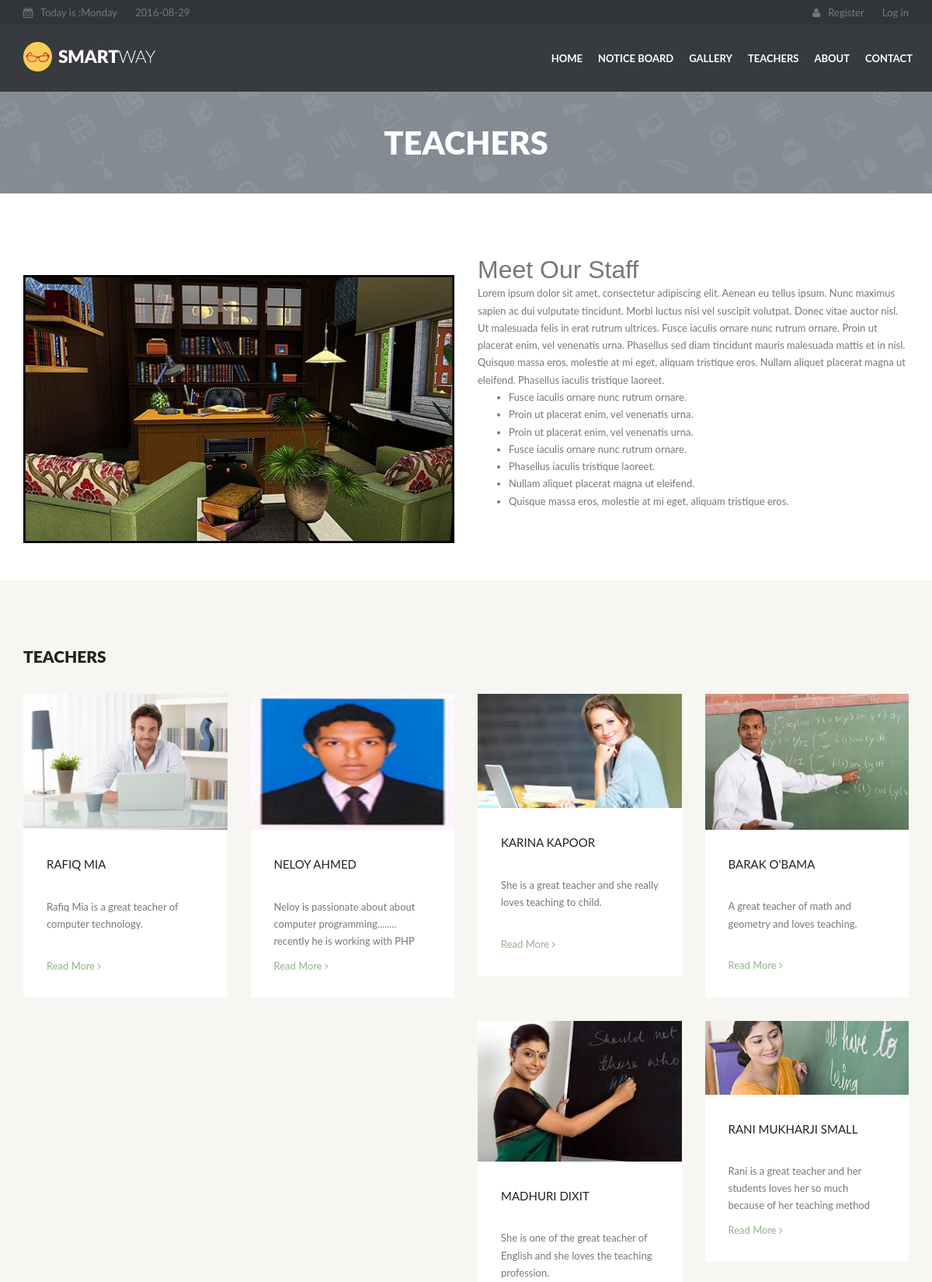
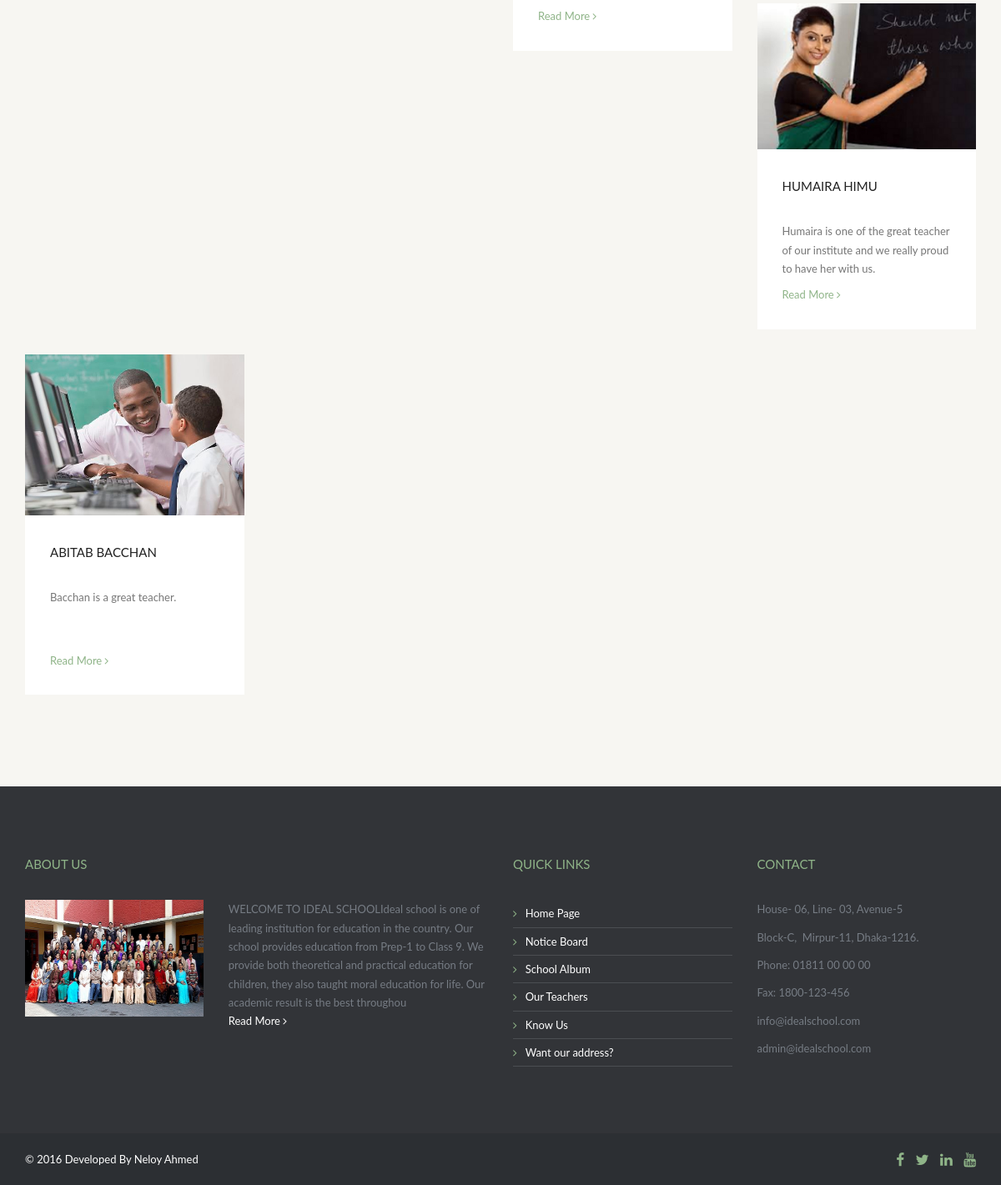
/teachers_list.php, run on the app's committed database (2 pictures, top to bottom).
### tables this page shows
CREATE TABLE IF NOT EXISTS `tbl_teachers_top` (
  `id` int(5) NOT NULL AUTO_INCREMENT,
  `top_side_image` varchar(50) NOT NULL,
  `top_side_text` text NOT NULL,
  `publication_status` tinyint(1) NOT NULL,
  `deletion_status` tinyint(1) NOT NULL DEFAULT '0',
  PRIMARY KEY (`id`)
);

CREATE TABLE IF NOT EXISTS `tbl_teacher` (
  `teacher_id` int(5) NOT NULL AUTO_INCREMENT,
  `grid_image` longblob NOT NULL,
  `full_name` varchar(50) NOT NULL,
  `grid_summary` varchar(95) NOT NULL,
  `teacher_profile` text NOT NULL,
  `publication_status` tinyint(1) NOT NULL,
  `deletion_status` tinyint(1) NOT NULL DEFAULT '0',
  PRIMARY KEY (`teacher_id`)
);

CREATE TABLE IF NOT EXISTS `tbl_welcome` (
  `welcome_id` int(5) NOT NULL AUTO_INCREMENT,
  `top_side_image` varchar(50) NOT NULL,
  `welcome_text` text NOT NULL,
  `publication_status` tinyint(1) NOT NULL,
  `deletion_status` tinyint(1) NOT NULL,
  PRIMARY KEY (`welcome_id`)
);

CREATE TABLE IF NOT EXISTS `tbl_contact` (
  `contact_id` int(5) NOT NULL AUTO_INCREMENT,
  `right_side_image` varchar(50) NOT NULL,
  `address` text NOT NULL,
  `phone_fax` text NOT NULL,
  `email` text NOT NULL,
  `publication_status` tinyint(1) NOT NULL,
  `deletion_status` tinyint(1) NOT NULL DEFAULT '0',
  PRIMARY KEY (`contact_id`)
);

### teachers_list.php (called while the page is built)
<?php
$page = 'teachers_list_content';
include './index.php';

### classes/db_connect.php (called while the page is built, shortened)
<?php
class Db_Connect {
    public function __construct() {
        $db_name = 'seip_term_project_sch_mng_102543';
    }
}

### classes/application.php (called while the page is built, shortened)
<?php
require 'db_connect.php';
class Application {
    public function select_all_published_teacher(){
        $sql = "SELECT * FROM tbl_teacher WHERE publication_status=1 AND deletion_status=0";
        $resource = mysql_query($sql);
        return $resource;
    }
    public function show_teachers_top(){
        $sql = "SELECT * FROM tbl_teachers_top WHERE publication_status=1 AND deletion_status=0 LIMIT 1 ";
    if(mysql_query($sql)){
        $resource = mysql_query($sql) ;
        return $resource ;
    }else{
        die(mysql_error());
    }
    }
public function show_welcome(){
    $sql = "SELECT * FROM tbl_welcome WHERE publication_status=1 AND deletion_status=0 ";
    if(mysql_query($sql)){
        $resource = mysql_query($sql) ;
        return $resource ;
    }else{
        die(mysql_error());
    }
}
public function show_contact(){
    $sql = "SELECT * FROM tbl_contact WHERE publication_status=1 AND deletion_status=0 LIMIT 1 ";
    if(mysql_query($sql)){
        $resource = mysql_query($sql) ;
        return $resource ;
    }else{
        die(mysql_error());
    }
}
}

### teachers_list_content.php (the view)
<?php
$resource = $app_obj->show_teachers_top();
$teachers_top_info = mysql_fetch_assoc($resource);
$resource_location = $app_obj->select_all_published_teacher();
?>
<section id="content">
    <div class="container">
        <div class="row">
            <div class="col-sm-6">
                <div class="video-wrapper">
                    <img  src="php_upload/teacher/top_side/<?php echo $teachers_top_info['top_side_image']?>" class="img-responsive">
                </div>
            </div>
            <div class="col-sm-6">
                <?php echo $teachers_top_info['top_side_text'];?>
            </div>
        </div>
    </div>
</section>
<section id="teachers" class="alt-background">
    <div class="container">
        <h2>Teachers</h2>
        <ul class="teachers">
<?php while($row = mysql_fetch_assoc($resource_location)) { ?>
            <li class="col-lg-3 col-md-4 col-sm-6">
                <img src="php_upload/teacher/<?php echo $row['grid_image']; ?>" alt="" class="img-responsive" />
                <div class="description">
                    <h3><?php echo $row['full_name'];?></h3>
                    <p><?php echo $row['grid_summary']?></p>
                    <a href="teachers_profile.php?teacher_id=<?php echo $row['teacher_id']?>">Read More <i class="fa fa-angle-right"></i></a>
                </div>
            </li>
<?php } ?>
        </ul>
    </div>
</section>

### index.php (shortened to what this page needs)
<?php
require './classes/application.php';
$app_obj = new Application;
?>
<!DOCTYPE html>
<html>
    <head>
        <link href="css/style.css" rel="stylesheet">
    </head>
    <?php
    if (isset($page) == false) {
        echo '<body id="homepage">';
    } else {
        echo '<body >';
    }
    ?>
        <header>
            <div class="tools">
                <?php
                if(@$page != 'student_landing'){
                include './tools.php';
                }elseif($page == 'student_landing'){
                    include './student_landing_tools.php';
                }
                ?>
            </div>
            <div class="navbar navbar-default navbar-static-top" role="navigation">
                <?php include './navbar.php';?>
            </div>
        </header>
        <?php
        if(@$page == 'contact_content'){
                include './contact_banner.php';
            }
        else if(@$page == 'notice_board_content'){
                include './notice_board_banner.php';
        }
        else if(@$page == 'gallery_content'){
                include './gallery_banner.php';
        }
        else if(@$page == 'teachers_list_content'){
                include './teachers_list_banner.php';
        }
        ?>
        <?php
            if(isset($page)==false){
                include './home_content.php';
            }
            else if($page == 'contact_content'){
                include './contact_content.php';
            }
            else if($page == 'notice_board_content'){
                include './notice_board_content.php';
            }
            else if($page == 'gallery_content'){
                include './gallery_content.php';
            }
            else if($page == 'teachers_list_content'){
                include './teachers_list_content.php';
            }
        ?>
<?php
$resource = $app_obj->show_contact();
$contact_info = mysql_fetch_assoc($resource);
$resource_location = $app_obj->show_welcome();
$welcome_info = mysql_fetch_assoc($resource_location);
?>
       <div id="prefooter">
            <div class="container">
                <div class="row">
                    <div class="col-sm-6">
                        <h3>About Us</h3>
                        <div class="row">
                            <div class="col-sm-5">
                                <p><img src="php_upload/about/<?php echo $welcome_info['top_side_image']?>" alt="" class="img-responsive" /></p>
                            </div>
                            <div class="col-sm-7">
                                <p><?php echo substr(strip_tags($welcome_info['welcome_text']), 0, 300); ?><br>
                                    <a href="about.php">Read More <i class="fa fa-angle-right"></i></a></p>
                            </div>
                        </div>
                    </div>
                  <div id="links">
                    <div class="col-sm-3">
                        <h3>Quick Links</h3>
                        <nav>
                            <ul>
                                <li><a href="index.php"><i class="fa fa-angle-right"></i>Home Page</a></li>
                                <li><a href="notice_board.php"><i class="fa fa-angle-right"></i>Notice Board</a></li>
                                <li><a href="gallery.php"><i class="fa fa-angle-right"></i>School Album</a></li>
                                <li><a href="teachers_list.php"><i class="fa fa-angle-right"></i>Our Teachers</a></li>
                                <li><a href="about.php"><i class="fa fa-angle-right"></i>Know Us</a></li>
                                <li><a href="contact.php"><i class="fa fa-angle-right"></i>Want our address?</a></li>
                            </ul>
                        </nav>
                    </div>
                  </div>
                    <div class="col-sm-3">
                        <h3>Contact</h3>
                        <p><?php echo $contact_info['address']?></p>
                        <p><?php echo $contact_info['phone_fax']?></p>
                        <p><?php echo $contact_info['email']?></p>
                    </div>
                </div>
            </div>
        </div>
        <footer>
            <div class="container">
                <div class="row">
                    <div class="col-sm-8">
                        &copy; <?php echo date("Y")?> Developed By Neloy Ahmed
                    </div>
                    <div class="col-sm-4 text-right">
                        <a href="#"><i class="fa fa-facebook fa-lg"></i></a>
                        <a href="#"><i class="fa fa-twitter fa-lg"></i></a>
                        <a href="#"><i class="fa fa-linkedin fa-lg"></i></a>
                        <a href="#"><i class="fa fa-youtube fa-lg"></i></a>
                    </div>
                </div>
            </div>
        </footer>
    </body>
</html>

### css/style.css (style rules this page uses)
body { overflow-x: hidden; padding-top: 118px; }
h1,h2,h3,h4,h5,h6 { text-transform: uppercase; }
h2 { font-size: 1.6153em; }
h1,h2 { font-weight: 900; margin: 0 0 30px 0; }
h3 { margin: 30px 0; }
h2,h3,h4,h5,h6 { line-height: 1.74em; }
a, button { cursor: pointer; transition: all .5s ease; -moz-transition: all .5s ease; -webkit-transition: all .5s ease; -o-transition: all .5s ease; }
section { padding: 80px 0; }
.alt-background { background: #f7f6f2; }
header { left: 0; position: absolute; top: 0; width: 100%; z-index: 1000; }
.tools { background: #313438; padding: 5px 0; }
.teachers { list-style: none; margin: 0 -15px; padding: 0; }
.teachers .description, #featured-teachers .description { background: #fff; margin-bottom: 30px; padding: 1px 30px 30px; }
.teachers .description p, #featured-teachers .description p { height: 5em; overflow: hidden; }
.video-wrapper { position: relative; padding-bottom: 56.25%; padding-top: 25px; height: 0; }
#links { background: #373a3e; color: #767c84; }
#links .col-sm-3 { margin: 80px 0; }
#links h3 { color: #8fb488; margin: 0 0 30px; }
#links a { color: #fff; }
#links ul { list-style: none; margin: 0; padding: 0; }
#links ul li { border-bottom: 1px solid #4b4e52; display: table; padding: 5px 0; width: 100%; }
#links ul li a i { color: #8fb488; margin-right: 10px; }
#prefooter { background: #323438; color: #767c84; }
#prefooter .col-sm-3, #prefooter .col-sm-6 { margin: 80px 0; }
#prefooter h3 { color: #8fb488; margin: 0 0 30px; }
#prefooter a { color: #fff; }
footer { background: #2c2f33; color: #fff; padding: 20px 0; }
footer a { margin-left: 10px; }

### data on the page
tbl_teachers_top: top_side_image (picture), top_side_text "Meet Our Staff Lorem ipsum dolor sit amet, consectetur adipiscing elit. Aenean eu tellus ipsum. Nunc maximus sapien ac dui vulputate tincidunt. Morbi luctus nisi vel suscipit volutpat. Donec vitae auctor nisl. Ut malesuada felis in erat rutrum ultrices. Fusce iaculis ornare nunc rutrum ornare. Proin ut placerat enim, vel venenatis urna. Phasellus sed diam tincidunt mauris malesuada mattis et in nisl. Quisque massa eros, molestie at mi eget, aliquam tristique eros. Nullam aliquet placerat magna ut eleifend. Phasellus iaculis tristique laoreet. Fusce iaculis ornare nunc rutrum ornare. Proin ut placerat enim, vel venenatis urna. Proin ut placerat enim, vel venenatis urna. Fusce iaculis ornare…"
tbl_teacher: grid_image (picture), full_name "RAFIQ MIA", grid_summary "Rafiq Mia is a great teacher of computer technology."
tbl_teacher: grid_image (picture), full_name "NELOY AHMED", grid_summary "Neloy is passionate about about computer programming........ recently he is working with PHP"
tbl_teacher: grid_image (picture), full_name "KARINA KAPOOR", grid_summary "She is a great teacher and she really loves teaching to child."
tbl_teacher: grid_image (picture), full_name "BARAK O'BAMA", grid_summary "A great teacher of math and geometry and loves teaching."
tbl_teacher: grid_image (picture), full_name "MADHURI DIXIT", grid_summary "She is one of the great teacher of English and she loves the teaching profession."
tbl_teacher: grid_image (picture), full_name "RANI MUKHARJI SMALL", grid_summary "Rani is a great teacher and her students loves her so much because of her teaching method…"
tbl_teacher: grid_image (picture), full_name "HUMAIRA HIMU", grid_summary "Humaira is one of the great teacher of our institute and we really proud to have her with us."
tbl_teacher: grid_image (picture), full_name "ABITAB BACCHAN", grid_summary "Bacchan is a great teacher."
tbl_welcome: top_side_image (picture), welcome_text "WELCOME TO IDEAL SCHOOLIdeal school is one of leading institution for education in the country. Our school provides education from Prep-1 to Class 9. We provide both theoretical and practical education for children, they also taught moral education for life. Our academic result is the best throughou"
tbl_contact: address "House- 06, Line- 03, Avenue-5 Block-C, Mirpur-11, Dhaka-1216.", phone_fax "Phone: 01811 00 00 00 Fax: 1800-123-456", email "info@idealschool.com admin@idealschool.com"
